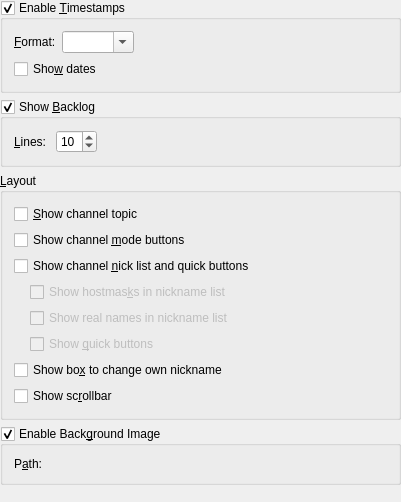
<?xml version="1.0" encoding="UTF-8"?>
<ui version="4.0">
 <comment>This program is free software; you can redistribute it and/or modify
it under the terms of the GNU General Public License as published by
the Free Software Foundation; either version 2 of the License, or
(at your option) any later version.</comment>
 <class>ChatWindowAppearance_Config</class>
 <widget class="QWidget" name="ChatWindowAppearance_Config">
  <property name="geometry">
   <rect>
    <x>0</x>
    <y>0</y>
    <width>401</width>
    <height>502</height>
   </rect>
  </property>
  <layout class="QVBoxLayout" name="verticalLayout_2">
   <property name="margin">
    <number>0</number>
   </property>
   <item>
    <widget class="QGroupBox" name="kcfg_Timestamping">
     <property name="title">
      <string>Enable &amp;Timestamps</string>
     </property>
     <property name="checkable">
      <bool>true</bool>
     </property>
     <layout class="QGridLayout">
      <item row="1" column="0" colspan="3">
       <widget class="QCheckBox" name="kcfg_ShowDate">
        <property name="text">
         <string>Sho&amp;w dates</string>
        </property>
       </widget>
      </item>
      <item row="0" column="0">
       <widget class="QLabel" name="textLabel1">
        <property name="text">
         <string>&amp;Format:</string>
        </property>
        <property name="wordWrap">
         <bool>false</bool>
        </property>
        <property name="buddy">
         <cstring>kcfg_TimestampFormat</cstring>
        </property>
       </widget>
      </item>
      <item row="0" column="1">
       <widget class="KComboBox" name="kcfg_TimestampFormat">
        <property name="editable">
         <bool>true</bool>
        </property>
       </widget>
      </item>
      <item row="0" column="2">
       <spacer name="spacer127">
        <property name="orientation">
         <enum>Qt::Horizontal</enum>
        </property>
        <property name="sizeType">
         <enum>QSizePolicy::Expanding</enum>
        </property>
        <property name="sizeHint" stdset="0">
         <size>
          <width>191</width>
          <height>20</height>
         </size>
        </property>
       </spacer>
      </item>
     </layout>
    </widget>
   </item>
   <item>
    <widget class="QGroupBox" name="kcfg_ShowBacklog">
     <property name="title">
      <string>Show &amp;Backlog</string>
     </property>
     <property name="checkable">
      <bool>true</bool>
     </property>
     <layout class="QHBoxLayout">
      <item>
       <widget class="QLabel" name="textLabel1_2">
        <property name="text">
         <string>&amp;Lines: </string>
        </property>
        <property name="wordWrap">
         <bool>false</bool>
        </property>
        <property name="buddy">
         <cstring>kcfg_BacklogLines</cstring>
        </property>
       </widget>
      </item>
      <item>
       <widget class="QSpinBox" name="kcfg_BacklogLines">
        <property name="value">
         <number>10</number>
        </property>
        <property name="maxValue" stdset="0">
         <number>100</number>
        </property>
       </widget>
      </item>
      <item>
       <spacer name="spacer3">
        <property name="orientation">
         <enum>Qt::Horizontal</enum>
        </property>
        <property name="sizeType">
         <enum>QSizePolicy::Expanding</enum>
        </property>
        <property name="sizeHint" stdset="0">
         <size>
          <width>251</width>
          <height>20</height>
         </size>
        </property>
       </spacer>
      </item>
     </layout>
    </widget>
   </item>
   <item>
    <widget class="QGroupBox" name="groupBox2">
     <property name="title">
      <string>&amp;Layout</string>
     </property>
     <layout class="QVBoxLayout" name="verticalLayout">
      <item>
       <widget class="QCheckBox" name="kcfg_ShowTopic">
        <property name="text">
         <string>&amp;Show channel topic</string>
        </property>
       </widget>
      </item>
      <item>
       <widget class="QCheckBox" name="kcfg_ShowModeButtons">
        <property name="text">
         <string>Show channel &amp;mode buttons</string>
        </property>
       </widget>
      </item>
      <item>
       <widget class="QCheckBox" name="kcfg_ShowNickList">
        <property name="text">
         <string>Show channel &amp;nick list and quick buttons</string>
        </property>
       </widget>
      </item>
      <item>
       <layout class="QHBoxLayout" name="horizontalLayout">
        <item>
         <spacer name="spacer9_2">
          <property name="orientation">
           <enum>Qt::Horizontal</enum>
          </property>
          <property name="sizeType">
           <enum>QSizePolicy::Fixed</enum>
          </property>
          <property name="sizeHint" stdset="0">
           <size>
            <width>16</width>
            <height>20</height>
           </size>
          </property>
         </spacer>
        </item>
        <item>
         <widget class="QCheckBox" name="kcfg_AutoUserhost">
          <property name="enabled">
           <bool>false</bool>
          </property>
          <property name="text">
           <string>Show hostmas&amp;ks in nickname list</string>
          </property>
         </widget>
        </item>
       </layout>
      </item>
      <item>
       <layout class="QHBoxLayout" name="horizontalLayout_2">
        <item>
         <spacer name="spacer9">
          <property name="orientation">
           <enum>Qt::Horizontal</enum>
          </property>
          <property name="sizeType">
           <enum>QSizePolicy::Fixed</enum>
          </property>
          <property name="sizeHint" stdset="0">
           <size>
            <width>16</width>
            <height>20</height>
           </size>
          </property>
         </spacer>
        </item>
        <item>
         <widget class="QCheckBox" name="kcfg_ShowRealNames">
          <property name="enabled">
           <bool>false</bool>
          </property>
          <property name="text">
           <string>Show real names in nickname list</string>
          </property>
         </widget>
        </item>
       </layout>
      </item>
      <item>
       <layout class="QHBoxLayout" name="horizontalLayout_3">
        <item>
         <spacer name="spacer10">
          <property name="orientation">
           <enum>Qt::Horizontal</enum>
          </property>
          <property name="sizeType">
           <enum>QSizePolicy::Fixed</enum>
          </property>
          <property name="sizeHint" stdset="0">
           <size>
            <width>16</width>
            <height>20</height>
           </size>
          </property>
         </spacer>
        </item>
        <item>
         <widget class="QCheckBox" name="kcfg_ShowQuickButtons">
          <property name="enabled">
           <bool>false</bool>
          </property>
          <property name="text">
           <string>Show &amp;quick buttons</string>
          </property>
         </widget>
        </item>
       </layout>
      </item>
      <item>
       <widget class="QCheckBox" name="kcfg_ShowNicknameBox">
        <property name="text">
         <string>Show bo&amp;x to change own nickname</string>
        </property>
       </widget>
      </item>
      <item>
       <widget class="QCheckBox" name="kcfg_ShowIRCViewScrollBar">
        <property name="text">
         <string>Show sc&amp;rollbar</string>
        </property>
        <property name="shortcut">
         <string/>
        </property>
       </widget>
      </item>
     </layout>
    </widget>
   </item>
   <item>
    <widget class="QGroupBox" name="kcfg_ShowBackgroundImage">
     <property name="title">
      <string>Enable Back&amp;ground Image</string>
     </property>
     <property name="checkable">
      <bool>true</bool>
     </property>
     <layout class="QHBoxLayout">
      <item>
       <widget class="QLabel" name="textLabel4">
        <property name="text">
         <string>P&amp;ath:</string>
        </property>
        <property name="wordWrap">
         <bool>false</bool>
        </property>
        <property name="buddy">
         <cstring>kcfg_BackgroundImage</cstring>
        </property>
       </widget>
      </item>
      <item>
       <widget class="KUrlRequester" name="kcfg_BackgroundImage"/>
      </item>
     </layout>
    </widget>
   </item>
   <item>
    <spacer name="spacer90">
     <property name="orientation">
      <enum>Qt::Vertical</enum>
     </property>
     <property name="sizeType">
      <enum>QSizePolicy::Expanding</enum>
     </property>
     <property name="sizeHint" stdset="0">
      <size>
       <width>20</width>
       <height>20</height>
      </size>
     </property>
    </spacer>
   </item>
  </layout>
 </widget>
 <layoutdefault spacing="6" margin="11"/>
 <customwidgets>
  <customwidget>
   <class>KUrlRequester</class>
   <extends>QFrame</extends>
   <header>kurlrequester.h</header>
  </customwidget>
  <customwidget>
   <class>KComboBox</class>
   <extends>QComboBox</extends>
   <header>kcombobox.h</header>
  </customwidget>
 </customwidgets>
 <tabstops>
  <tabstop>kcfg_Timestamping</tabstop>
  <tabstop>kcfg_TimestampFormat</tabstop>
  <tabstop>kcfg_ShowDate</tabstop>
  <tabstop>kcfg_ShowBacklog</tabstop>
  <tabstop>kcfg_BacklogLines</tabstop>
  <tabstop>kcfg_ShowTopic</tabstop>
  <tabstop>kcfg_ShowModeButtons</tabstop>
  <tabstop>kcfg_ShowNickList</tabstop>
  <tabstop>kcfg_AutoUserhost</tabstop>
  <tabstop>kcfg_ShowRealNames</tabstop>
  <tabstop>kcfg_ShowQuickButtons</tabstop>
  <tabstop>kcfg_ShowNicknameBox</tabstop>
  <tabstop>kcfg_ShowIRCViewScrollBar</tabstop>
  <tabstop>kcfg_ShowBackgroundImage</tabstop>
  <tabstop>kcfg_BackgroundImage</tabstop>
 </tabstops>
 <includes>
  <include location="local">knuminput.h</include>
  <include location="local">kurlrequester.h</include>
  <include location="local">klineedit.h</include>
 </includes>
 <resources/>
 <connections>
  <connection>
   <sender>kcfg_ShowNickList</sender>
   <signal>toggled(bool)</signal>
   <receiver>kcfg_AutoUserhost</receiver>
   <slot>setEnabled(bool)</slot>
   <hints>
    <hint type="sourcelabel">
     <x>20</x>
     <y>20</y>
    </hint>
    <hint type="destinationlabel">
     <x>20</x>
     <y>20</y>
    </hint>
   </hints>
  </connection>
  <connection>
   <sender>kcfg_ShowNickList</sender>
   <signal>toggled(bool)</signal>
   <receiver>kcfg_ShowQuickButtons</receiver>
   <slot>setEnabled(bool)</slot>
   <hints>
    <hint type="sourcelabel">
     <x>20</x>
     <y>20</y>
    </hint>
    <hint type="destinationlabel">
     <x>20</x>
     <y>20</y>
    </hint>
   </hints>
  </connection>
  <connection>
   <sender>kcfg_ShowNickList</sender>
   <signal>toggled(bool)</signal>
   <receiver>kcfg_ShowRealNames</receiver>
   <slot>setEnabled(bool)</slot>
   <hints>
    <hint type="sourcelabel">
     <x>20</x>
     <y>20</y>
    </hint>
    <hint type="destinationlabel">
     <x>20</x>
     <y>20</y>
    </hint>
   </hints>
  </connection>
 </connections>
</ui>
